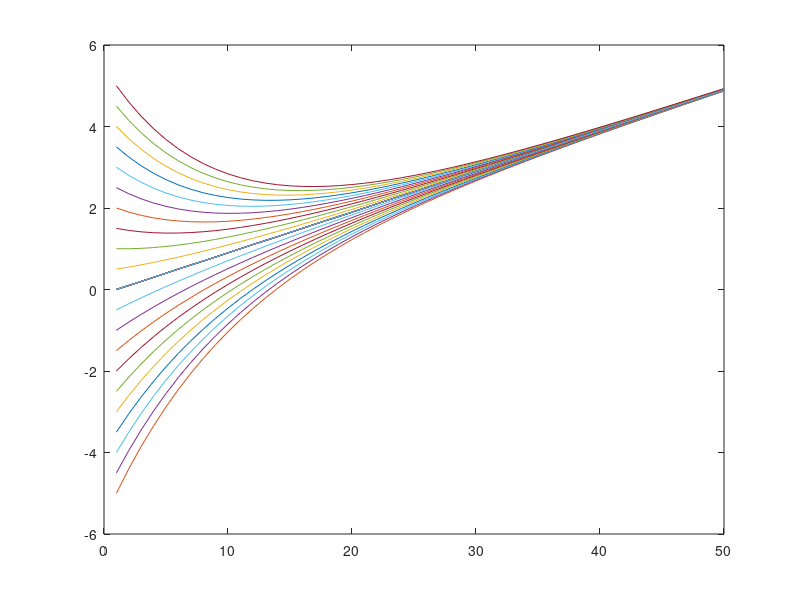

Write MATLAB code to recreate this figure.
close all;
clear all;

## Numerical methods parameter 
# Diferential equation declaration
function yl = f(x,y)
   yl = 1 + x - y;
end
# Number of points 
n_points = 50;
# Step size
h = 0.1;
# Coordinates for initial value
x0 = 0;

plot_data = zeros(n_points,1)

# Plotting different isoclines
for y0 = -5:0.5:5

  # Auxiliary variables
  points = zeros(n_points, 2);
  xn = x0;
  yn = y0;
  xn1 = 0;
  yn1 = 0;

  for i = 1:n_points
    points(i,:) = [xn yn];
    yl = f(xn, yn);
    xn1 = xn + h;
    yn1 = yn + h*yl;
    xn = xn1;
    yn = yn1;
  endfor

  # Save to plot the result
  plot_data = [plot_data points(:,1)];
  plot_data = [plot_data points(:,2)];
  
endfor

# Remove zeros column
plot_data(:,1) = [];

# plot data for all isoclines
plot(plot_data);